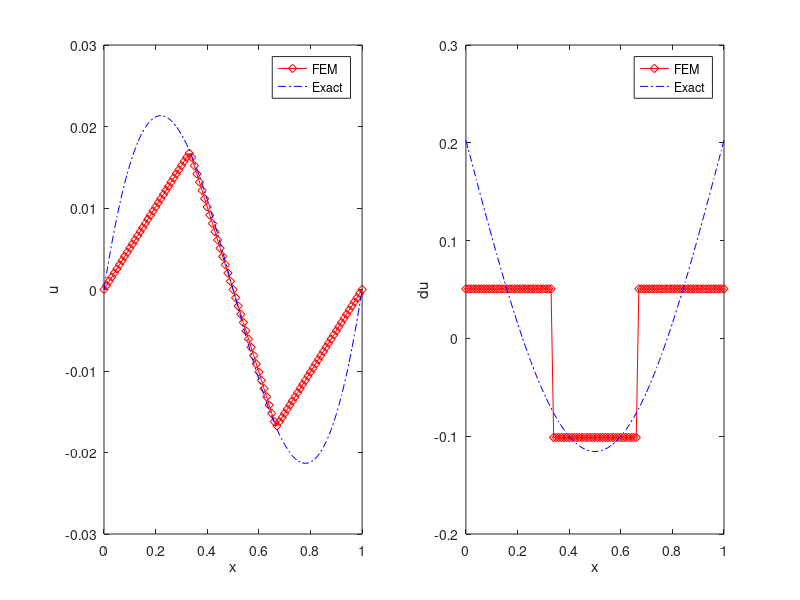

Write MATLAB code to recreate this figure.
%% FEM_HW4
%%%%%%%%%%%%%%%%%%%%%%%%%%%%%%%%%%%%%%%%%%%%%%%%%%%%%%%%%%%%%%%%%%%%%%%%%%%
% Solving homework Problem No. 2
%%%%%%%%%%%%%%%%%%%%%%%%%%%%%%%%%%%%%%%%%%%%%%%%%%%%%%%%%%%%%%%%%%%%%%%%%%%
clear all; close all; clc;

% system k*u = f
k_activeDofs = [6 -3;-3 6];
f = [3/(2*pi^2);-3/(2*pi^2)];

% Solve for u
u_Dofs = k_activeDofs\f;

% x domain
x = 0:0.01:1;

% Compute elements displacements u(x)
u1 = x/(2*pi^2); u2 = (1-2*x)/(2*pi^2); u3 = (x-1)/(2*pi^2);
u = u1.*(x<1/3) + u2.*(x>1/3 & x<2/3) + u3.*(x>2/3);

% Exact solution
u_exact = 1/(pi^2)*(cos(pi*x)+2*x-1);

% Compute elements velocities du(x)
du1 = 1/(2*pi^2); du2 = -1/(pi^2); du3 = 1/(2*pi^2);
du = du1.*(x<1/3) + du2.*(x>1/3 & x<2/3) + du3.*(x>2/3);

% Exact Derivate of solution
du_exact = 1/(pi^2)*(2-pi*sin(pi*x));

% plot FEM solution and exact solution
figure(1); title('Solve ODE using 3 linear elements');
subplot(1,2,1); plot(x,u,'-dr',x,u_exact,'-.b'); ylabel('u'); xlabel('x'); legend('FEM','Exact')
subplot(1,2,2); plot(x,du,'-dr',x,du_exact,'-.b'); ylabel('du'); xlabel('x'); legend('FEM','Exact')


